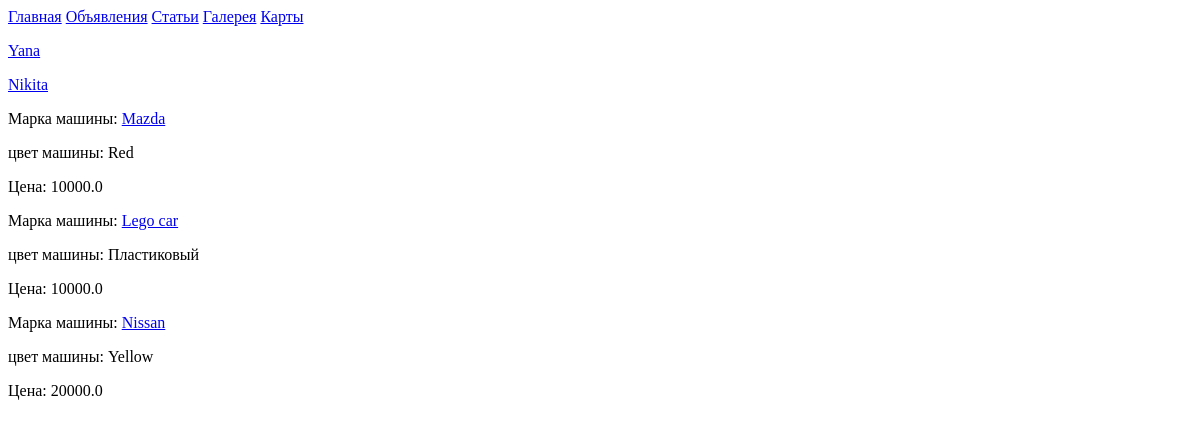
/bank/, run on an earlier commit of the app's database.
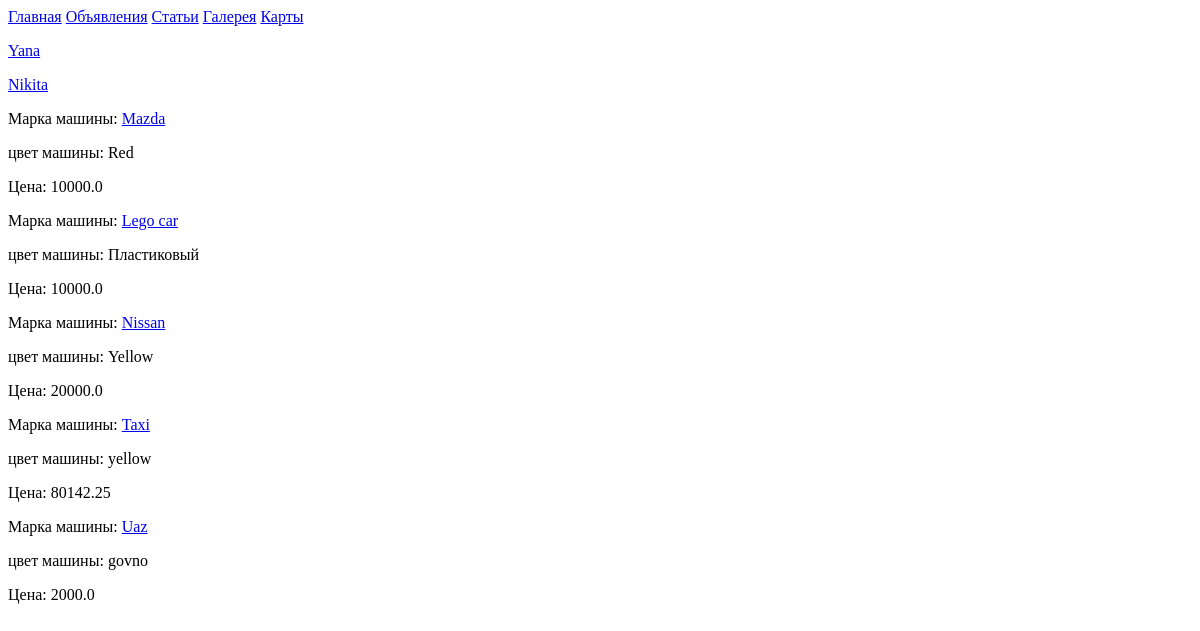
And on a later commit of the database.
### MySyte/apps/Bank/models.py (models this page shows, shortened)
class User(models.Model):
	name = models.CharField('Имя пользователя', max_length=80)
	cards_number = models.ManyToManyField(Card, verbose_name='Номера карт')
	class Meta:
		verbose_name = 'Пользователь'
		verbose_name_plural = 'Пользователи'

class Cars(models.Model):
	name = models.CharField('Название машины', max_length=50)
	details = models.ManyToManyField(Details)
	color = models.CharField('Цвет машины', max_length=80)
	coast = models.FloatField('Цена Машины')
	class Meta:
		verbose_name = 'Машина'
		verbose_name_plural = 'Машины'

### MySyte/apps/Bank/views.py (the view)
# urls.py: path('', views.index, name='index'),
def index(request):
	users = User.objects.all()
	cars = Cars.objects.all()
	return render(request, 'bank/bank.html', {'users': users, 'cars': cars})

### MySyte/templates/bank/bank.html (shortened to what this page needs)
{% extends 'base.html' %}
{% block body %}
	{% if users %}
		{% for user in users %}
			<p><a href="{% url 'bank:user_cards' user.id %}">{{user.name}}</a></p>
		{% endfor %}
	{% endif %}
	{% if cars %}
		{% for car in cars %}
			Марка машины: <a href="{% url 'bank:car_details' car.id %}">{{car.name}}</a>
			<p>цвет машины: {{car.color}}</p>
			<p>Цена: {{car.coast}}</p>
		{% endfor %}
	{% endif %}
{% endblock %}

What changed in the data, as far as the page shows it:
added Cars: name "Taxi", color "yellow", coast "80142.25"
added Cars: name "Uaz", color "govno", coast "2000.0"
